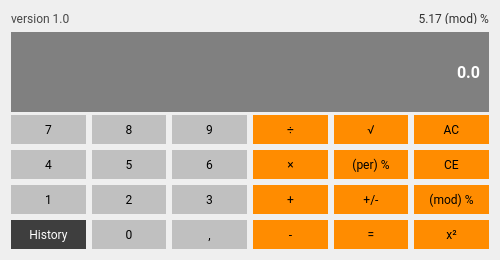
<?xml version="1.0" encoding="UTF-8"?>
<ui version="4.0">
 <class>MainWindow</class>
 <widget class="QMainWindow" name="MainWindow">
  <property name="geometry">
   <rect>
    <x>0</x>
    <y>0</y>
    <width>500</width>
    <height>260</height>
   </rect>
  </property>
  <property name="minimumSize">
   <size>
    <width>500</width>
    <height>260</height>
   </size>
  </property>
  <property name="maximumSize">
   <size>
    <width>750</width>
    <height>350</height>
   </size>
  </property>
  <property name="font">
   <font>
    <family>Roboto</family>
   </font>
  </property>
  <property name="windowTitle">
   <string>NULL</string>
  </property>
  <property name="windowIcon">
   <iconset resource="resources.qrc">
    <normaloff>:/new/images/icons/logo.ico</normaloff>:/new/images/icons/logo.ico</iconset>
  </property>
  <property name="styleSheet">
   <string notr="true"/>
  </property>
  <widget class="QWidget" name="centralWidget">
   <layout class="QGridLayout" name="gridLayout">
    <item row="6" column="5">
     <widget class="QPushButton" name="Modulo">
      <property name="sizePolicy">
       <sizepolicy hsizetype="Preferred" vsizetype="Preferred">
        <horstretch>0</horstretch>
        <verstretch>0</verstretch>
       </sizepolicy>
      </property>
      <property name="toolTip">
       <string>Modulos</string>
      </property>
      <property name="styleSheet">
       <string notr="true">QPushButton {
	background-color: #FF8C00;
	border: 0;
	padding: 7px 5px;
}

QPushButton::pressed {
	background-color: #FFA500;
}</string>
      </property>
      <property name="text">
       <string>(mod) %</string>
      </property>
      <property name="shortcut">
       <string>M</string>
      </property>
     </widget>
    </item>
    <item row="3" column="3">
     <widget class="QPushButton" name="Divide">
      <property name="sizePolicy">
       <sizepolicy hsizetype="Preferred" vsizetype="Preferred">
        <horstretch>0</horstretch>
        <verstretch>0</verstretch>
       </sizepolicy>
      </property>
      <property name="font">
       <font>
        <family>Roboto</family>
       </font>
      </property>
      <property name="toolTip">
       <string>Divide</string>
      </property>
      <property name="styleSheet">
       <string notr="true">QPushButton {
	background-color: #FF8C00;
	border: 0;
	padding: 7px 5px;
}

QPushButton::pressed {
	background-color: #FFA500;
}</string>
      </property>
      <property name="text">
       <string>÷</string>
      </property>
      <property name="shortcut">
       <string>/</string>
      </property>
     </widget>
    </item>
    <item row="7" column="0">
     <widget class="QPushButton" name="OpenHistory">
      <property name="sizePolicy">
       <sizepolicy hsizetype="Minimum" vsizetype="Preferred">
        <horstretch>0</horstretch>
        <verstretch>0</verstretch>
       </sizepolicy>
      </property>
      <property name="toolTip">
       <string>&lt;html&gt;&lt;head/&gt;&lt;body&gt;&lt;p&gt;Open history window&lt;/p&gt;&lt;/body&gt;&lt;/html&gt;</string>
      </property>
      <property name="styleSheet">
       <string notr="true">QPushButton {
	background-color: rgb(62, 62, 62);
	border: 0;
	padding: 7px 5px;
	color: white;
}

QPushButton::pressed {
	background-color: rgb(40, 40, 40);
}</string>
      </property>
      <property name="text">
       <string>History</string>
      </property>
      <property name="shortcut">
       <string>Ctrl+H</string>
      </property>
     </widget>
    </item>
    <item row="3" column="5">
     <widget class="QPushButton" name="AllClear">
      <property name="sizePolicy">
       <sizepolicy hsizetype="Preferred" vsizetype="Preferred">
        <horstretch>0</horstretch>
        <verstretch>0</verstretch>
       </sizepolicy>
      </property>
      <property name="font">
       <font>
        <family>Roboto</family>
       </font>
      </property>
      <property name="toolTip">
       <string>Clear All</string>
      </property>
      <property name="styleSheet">
       <string notr="true">QPushButton {
	background-color: #FF8C00;
	border: 0;
	padding: 7px 5px;
}

QPushButton::pressed {
	background-color: #FFA500;
}</string>
      </property>
      <property name="text">
       <string>AC</string>
      </property>
      <property name="shortcut">
       <string>Ctrl+Backspace</string>
      </property>
     </widget>
    </item>
    <item row="6" column="1">
     <widget class="QPushButton" name="Button2">
      <property name="sizePolicy">
       <sizepolicy hsizetype="Preferred" vsizetype="Preferred">
        <horstretch>0</horstretch>
        <verstretch>0</verstretch>
       </sizepolicy>
      </property>
      <property name="font">
       <font>
        <family>Roboto</family>
       </font>
      </property>
      <property name="styleSheet">
       <string notr="true">QPushButton {
	background-color: #C0C0C0;
	border: 0;
	padding: 7px 5px;
}

QPushButton::pressed {
	background-color: #A9A9A9;
}</string>
      </property>
      <property name="text">
       <string>2</string>
      </property>
      <property name="shortcut">
       <string>2</string>
      </property>
     </widget>
    </item>
    <item row="7" column="2">
     <widget class="QPushButton" name="Decimal">
      <property name="sizePolicy">
       <sizepolicy hsizetype="Preferred" vsizetype="Preferred">
        <horstretch>0</horstretch>
        <verstretch>0</verstretch>
       </sizepolicy>
      </property>
      <property name="font">
       <font>
        <family>Roboto</family>
       </font>
      </property>
      <property name="toolTip">
       <string>Decimal or Round</string>
      </property>
      <property name="styleSheet">
       <string notr="true">QPushButton {
	background-color: #C0C0C0;
	border: 0;
	padding: 7px 5px;
}

QPushButton::pressed {
	background-color: #A9A9A9;
}</string>
      </property>
      <property name="text">
       <string>,</string>
      </property>
      <property name="shortcut">
       <string>.</string>
      </property>
     </widget>
    </item>
    <item row="0" column="3" colspan="3">
     <widget class="QLabel" name="StatusLabel">
      <property name="enabled">
       <bool>true</bool>
      </property>
      <property name="sizePolicy">
       <sizepolicy hsizetype="Preferred" vsizetype="Preferred">
        <horstretch>0</horstretch>
        <verstretch>0</verstretch>
       </sizepolicy>
      </property>
      <property name="maximumSize">
       <size>
        <width>100000</width>
        <height>11</height>
       </size>
      </property>
      <property name="font">
       <font>
        <family>Roboto</family>
        <weight>50</weight>
        <bold>false</bold>
       </font>
      </property>
      <property name="styleSheet">
       <string notr="true">QLabel {
	color: rgb(49, 49, 49);
}</string>
      </property>
      <property name="text">
       <string>5.17 (mod) %</string>
      </property>
      <property name="textFormat">
       <enum>Qt::PlainText</enum>
      </property>
      <property name="alignment">
       <set>Qt::AlignRight|Qt::AlignTrailing|Qt::AlignVCenter</set>
      </property>
     </widget>
    </item>
    <item row="4" column="2">
     <widget class="QPushButton" name="Button6">
      <property name="sizePolicy">
       <sizepolicy hsizetype="Preferred" vsizetype="Preferred">
        <horstretch>0</horstretch>
        <verstretch>0</verstretch>
       </sizepolicy>
      </property>
      <property name="font">
       <font>
        <family>Roboto</family>
       </font>
      </property>
      <property name="styleSheet">
       <string notr="true">QPushButton {
	background-color: #C0C0C0;
	border: 0;
	padding: 7px 5px;
}

QPushButton::pressed {
	background-color: #A9A9A9;
}</string>
      </property>
      <property name="text">
       <string>6</string>
      </property>
      <property name="shortcut">
       <string>6</string>
      </property>
     </widget>
    </item>
    <item row="7" column="3">
     <widget class="QPushButton" name="Substract">
      <property name="sizePolicy">
       <sizepolicy hsizetype="Preferred" vsizetype="Preferred">
        <horstretch>0</horstretch>
        <verstretch>0</verstretch>
       </sizepolicy>
      </property>
      <property name="font">
       <font>
        <family>Roboto</family>
       </font>
      </property>
      <property name="toolTip">
       <string>Substract</string>
      </property>
      <property name="styleSheet">
       <string notr="true">QPushButton {
	background-color: #FF8C00;
	border: 0;
	padding: 7px 5px;
}

QPushButton::pressed {
	background-color: #FFA500;
}</string>
      </property>
      <property name="text">
       <string>-</string>
      </property>
      <property name="shortcut">
       <string>-</string>
      </property>
     </widget>
    </item>
    <item row="7" column="4">
     <widget class="QPushButton" name="Equals">
      <property name="sizePolicy">
       <sizepolicy hsizetype="Preferred" vsizetype="Preferred">
        <horstretch>0</horstretch>
        <verstretch>0</verstretch>
       </sizepolicy>
      </property>
      <property name="font">
       <font>
        <family>Roboto</family>
       </font>
      </property>
      <property name="toolTip">
       <string>Equals</string>
      </property>
      <property name="styleSheet">
       <string notr="true">QPushButton {
	background-color: #FF8C00;
	border: 0;
	padding: 7px 5px;
}

QPushButton::pressed {
	background-color: #FFA500;
}</string>
      </property>
      <property name="text">
       <string>=</string>
      </property>
      <property name="shortcut">
       <string>Enter</string>
      </property>
     </widget>
    </item>
    <item row="3" column="2">
     <widget class="QPushButton" name="Button9">
      <property name="sizePolicy">
       <sizepolicy hsizetype="Preferred" vsizetype="Preferred">
        <horstretch>0</horstretch>
        <verstretch>0</verstretch>
       </sizepolicy>
      </property>
      <property name="font">
       <font>
        <family>Roboto</family>
       </font>
      </property>
      <property name="styleSheet">
       <string notr="true">QPushButton {
	background-color: #C0C0C0;
	border: 0;
	padding: 7px 5px;
}

QPushButton::pressed {
	background-color: #A9A9A9;
}</string>
      </property>
      <property name="text">
       <string>9</string>
      </property>
      <property name="shortcut">
       <string>9</string>
      </property>
     </widget>
    </item>
    <item row="6" column="4">
     <widget class="QPushButton" name="ChangeSign">
      <property name="sizePolicy">
       <sizepolicy hsizetype="Preferred" vsizetype="Preferred">
        <horstretch>0</horstretch>
        <verstretch>0</verstretch>
       </sizepolicy>
      </property>
      <property name="font">
       <font>
        <family>Roboto</family>
       </font>
      </property>
      <property name="toolTip">
       <string>Change Sign</string>
      </property>
      <property name="styleSheet">
       <string notr="true">QPushButton {
	background-color: #FF8C00;
	border: 0;
	padding: 7px 5px;
}

QPushButton::pressed {
	background-color: #FFA500;
}</string>
      </property>
      <property name="text">
       <string>+/-</string>
      </property>
      <property name="shortcut">
       <string>F9</string>
      </property>
     </widget>
    </item>
    <item row="3" column="1">
     <widget class="QPushButton" name="Button8">
      <property name="sizePolicy">
       <sizepolicy hsizetype="Preferred" vsizetype="Preferred">
        <horstretch>0</horstretch>
        <verstretch>0</verstretch>
       </sizepolicy>
      </property>
      <property name="font">
       <font>
        <family>Roboto</family>
       </font>
      </property>
      <property name="styleSheet">
       <string notr="true">QPushButton {
	background-color: #C0C0C0;
	border: 0;
	padding: 7px 5px;
}

QPushButton::pressed {
	background-color: #A9A9A9;
}</string>
      </property>
      <property name="text">
       <string>8</string>
      </property>
      <property name="shortcut">
       <string>8</string>
      </property>
     </widget>
    </item>
    <item row="6" column="2">
     <widget class="QPushButton" name="Button3">
      <property name="sizePolicy">
       <sizepolicy hsizetype="Preferred" vsizetype="Preferred">
        <horstretch>0</horstretch>
        <verstretch>0</verstretch>
       </sizepolicy>
      </property>
      <property name="font">
       <font>
        <family>Roboto</family>
       </font>
      </property>
      <property name="styleSheet">
       <string notr="true">QPushButton {
	background-color: #C0C0C0;
	border: 0;
	padding: 7px 5px;
}

QPushButton::pressed {
	background-color: #A9A9A9;
}</string>
      </property>
      <property name="text">
       <string>3</string>
      </property>
      <property name="shortcut">
       <string>3</string>
      </property>
     </widget>
    </item>
    <item row="3" column="4">
     <widget class="QPushButton" name="SquareRoot">
      <property name="sizePolicy">
       <sizepolicy hsizetype="Preferred" vsizetype="Preferred">
        <horstretch>0</horstretch>
        <verstretch>0</verstretch>
       </sizepolicy>
      </property>
      <property name="font">
       <font>
        <family>Roboto</family>
       </font>
      </property>
      <property name="toolTip">
       <string>Square Root</string>
      </property>
      <property name="styleSheet">
       <string notr="true">QPushButton {
	background-color: #FF8C00;
	border: 0;
	padding: 7px 5px;
}

QPushButton::pressed {
	background-color: #FFA500;
}</string>
      </property>
      <property name="text">
       <string>√</string>
      </property>
      <property name="shortcut">
       <string>@</string>
      </property>
     </widget>
    </item>
    <item row="4" column="3">
     <widget class="QPushButton" name="Multiply">
      <property name="sizePolicy">
       <sizepolicy hsizetype="Preferred" vsizetype="Preferred">
        <horstretch>0</horstretch>
        <verstretch>0</verstretch>
       </sizepolicy>
      </property>
      <property name="font">
       <font>
        <family>Roboto</family>
       </font>
      </property>
      <property name="toolTip">
       <string>Multiply</string>
      </property>
      <property name="styleSheet">
       <string notr="true">QPushButton {
	background-color: #FF8C00;
	border: 0;
	padding: 7px 5px;
}

QPushButton::pressed {
	background-color: #FFA500;
}</string>
      </property>
      <property name="text">
       <string>×</string>
      </property>
      <property name="shortcut">
       <string>*</string>
      </property>
     </widget>
    </item>
    <item row="4" column="5">
     <widget class="QPushButton" name="ClearEntry">
      <property name="sizePolicy">
       <sizepolicy hsizetype="Preferred" vsizetype="Preferred">
        <horstretch>0</horstretch>
        <verstretch>0</verstretch>
       </sizepolicy>
      </property>
      <property name="toolTip">
       <string>Clear Entry</string>
      </property>
      <property name="styleSheet">
       <string notr="true">QPushButton {
	background-color: #FF8C00;
	border: 0;
	padding: 7px 5px;
}

QPushButton::pressed {
	background-color: #FFA500;
}</string>
      </property>
      <property name="text">
       <string>CE</string>
      </property>
      <property name="shortcut">
       <string>Backspace</string>
      </property>
     </widget>
    </item>
    <item row="3" column="0">
     <widget class="QPushButton" name="Button7">
      <property name="sizePolicy">
       <sizepolicy hsizetype="Preferred" vsizetype="Preferred">
        <horstretch>0</horstretch>
        <verstretch>0</verstretch>
       </sizepolicy>
      </property>
      <property name="font">
       <font>
        <family>Roboto</family>
       </font>
      </property>
      <property name="styleSheet">
       <string notr="true">QPushButton {
	background-color: #C0C0C0;
	border: 0;
	padding: 7px 5px;
}

QPushButton::pressed {
	background-color: #A9A9A9;
}</string>
      </property>
      <property name="text">
       <string>7</string>
      </property>
      <property name="shortcut">
       <string>7</string>
      </property>
     </widget>
    </item>
    <item row="7" column="5">
     <widget class="QPushButton" name="PowerOf">
      <property name="sizePolicy">
       <sizepolicy hsizetype="Preferred" vsizetype="Preferred">
        <horstretch>0</horstretch>
        <verstretch>0</verstretch>
       </sizepolicy>
      </property>
      <property name="toolTip">
       <string>Exponentiation</string>
      </property>
      <property name="styleSheet">
       <string notr="true">QPushButton {
	background-color: #FF8C00;
	border: 0;
	padding: 7px 5px;
}

QPushButton::pressed {
	background-color: #FFA500;
}</string>
      </property>
      <property name="text">
       <string>x²</string>
      </property>
      <property name="shortcut">
       <string>^</string>
      </property>
     </widget>
    </item>
    <item row="6" column="0">
     <widget class="QPushButton" name="Button1">
      <property name="sizePolicy">
       <sizepolicy hsizetype="Preferred" vsizetype="Preferred">
        <horstretch>0</horstretch>
        <verstretch>0</verstretch>
       </sizepolicy>
      </property>
      <property name="font">
       <font>
        <family>Roboto</family>
       </font>
      </property>
      <property name="styleSheet">
       <string notr="true">QPushButton {
	background-color: #C0C0C0;
	border: 0;
	padding: 7px 5px;
}

QPushButton::pressed {
	background-color: #A9A9A9;
}</string>
      </property>
      <property name="text">
       <string>1</string>
      </property>
      <property name="shortcut">
       <string>1</string>
      </property>
     </widget>
    </item>
    <item row="4" column="0">
     <widget class="QPushButton" name="Button4">
      <property name="sizePolicy">
       <sizepolicy hsizetype="Preferred" vsizetype="Preferred">
        <horstretch>0</horstretch>
        <verstretch>0</verstretch>
       </sizepolicy>
      </property>
      <property name="font">
       <font>
        <family>Roboto</family>
       </font>
      </property>
      <property name="styleSheet">
       <string notr="true">QPushButton {
	background-color: #C0C0C0;
	border: 0;
	padding: 7px 5px;
}

QPushButton::pressed {
	background-color: #A9A9A9;
}</string>
      </property>
      <property name="text">
       <string>4</string>
      </property>
      <property name="shortcut">
       <string>4</string>
      </property>
     </widget>
    </item>
    <item row="4" column="4">
     <widget class="QPushButton" name="Percentage">
      <property name="sizePolicy">
       <sizepolicy hsizetype="Preferred" vsizetype="Preferred">
        <horstretch>0</horstretch>
        <verstretch>0</verstretch>
       </sizepolicy>
      </property>
      <property name="font">
       <font>
        <family>Roboto</family>
       </font>
      </property>
      <property name="toolTip">
       <string>Percentage</string>
      </property>
      <property name="styleSheet">
       <string notr="true">QPushButton {
	background-color: #FF8C00;
	border: 0;
	padding: 7px 5px;
}

QPushButton::pressed {
	background-color: #FFA500;
}</string>
      </property>
      <property name="text">
       <string>(per) %</string>
      </property>
      <property name="shortcut">
       <string>P</string>
      </property>
     </widget>
    </item>
    <item row="4" column="1">
     <widget class="QPushButton" name="Button5">
      <property name="sizePolicy">
       <sizepolicy hsizetype="Preferred" vsizetype="Preferred">
        <horstretch>0</horstretch>
        <verstretch>0</verstretch>
       </sizepolicy>
      </property>
      <property name="font">
       <font>
        <family>Roboto</family>
       </font>
      </property>
      <property name="styleSheet">
       <string notr="true">QPushButton {
	background-color: #C0C0C0;
	border: 0;
	padding: 7px 5px;
}

QPushButton::pressed {
	background-color: #A9A9A9;
}</string>
      </property>
      <property name="text">
       <string>5</string>
      </property>
      <property name="shortcut">
       <string>5</string>
      </property>
     </widget>
    </item>
    <item row="7" column="1">
     <widget class="QPushButton" name="Button0">
      <property name="sizePolicy">
       <sizepolicy hsizetype="Preferred" vsizetype="Preferred">
        <horstretch>0</horstretch>
        <verstretch>0</verstretch>
       </sizepolicy>
      </property>
      <property name="font">
       <font>
        <family>Roboto</family>
       </font>
      </property>
      <property name="styleSheet">
       <string notr="true">QPushButton {
	background-color: #C0C0C0;
	border: 0;
	padding: 7px 5px;
}

QPushButton::pressed {
	background-color: #A9A9A9;
}</string>
      </property>
      <property name="text">
       <string>0</string>
      </property>
      <property name="shortcut">
       <string>0</string>
      </property>
     </widget>
    </item>
    <item row="2" column="0" colspan="6">
     <widget class="QLineEdit" name="Display">
      <property name="sizePolicy">
       <sizepolicy hsizetype="Expanding" vsizetype="Expanding">
        <horstretch>0</horstretch>
        <verstretch>0</verstretch>
       </sizepolicy>
      </property>
      <property name="minimumSize">
       <size>
        <width>0</width>
        <height>80</height>
       </size>
      </property>
      <property name="maximumSize">
       <size>
        <width>16777215</width>
        <height>100</height>
       </size>
      </property>
      <property name="palette">
       <palette>
        <active>
         <colorrole role="WindowText">
          <brush brushstyle="SolidPattern">
           <color alpha="255">
            <red>255</red>
            <green>255</green>
            <blue>255</blue>
           </color>
          </brush>
         </colorrole>
         <colorrole role="Button">
          <brush brushstyle="SolidPattern">
           <color alpha="255">
            <red>128</red>
            <green>128</green>
            <blue>128</blue>
           </color>
          </brush>
         </colorrole>
         <colorrole role="Text">
          <brush brushstyle="SolidPattern">
           <color alpha="255">
            <red>255</red>
            <green>255</green>
            <blue>255</blue>
           </color>
          </brush>
         </colorrole>
         <colorrole role="ButtonText">
          <brush brushstyle="SolidPattern">
           <color alpha="255">
            <red>255</red>
            <green>255</green>
            <blue>255</blue>
           </color>
          </brush>
         </colorrole>
         <colorrole role="Base">
          <brush brushstyle="SolidPattern">
           <color alpha="255">
            <red>128</red>
            <green>128</green>
            <blue>128</blue>
           </color>
          </brush>
         </colorrole>
         <colorrole role="Window">
          <brush brushstyle="SolidPattern">
           <color alpha="255">
            <red>128</red>
            <green>128</green>
            <blue>128</blue>
           </color>
          </brush>
         </colorrole>
         <colorrole role="PlaceholderText">
          <brush brushstyle="NoBrush">
           <color alpha="128">
            <red>255</red>
            <green>255</green>
            <blue>255</blue>
           </color>
          </brush>
         </colorrole>
        </active>
        <inactive>
         <colorrole role="WindowText">
          <brush brushstyle="SolidPattern">
           <color alpha="255">
            <red>255</red>
            <green>255</green>
            <blue>255</blue>
           </color>
          </brush>
         </colorrole>
         <colorrole role="Button">
          <brush brushstyle="SolidPattern">
           <color alpha="255">
            <red>128</red>
            <green>128</green>
            <blue>128</blue>
           </color>
          </brush>
         </colorrole>
         <colorrole role="Text">
          <brush brushstyle="SolidPattern">
           <color alpha="255">
            <red>255</red>
            <green>255</green>
            <blue>255</blue>
           </color>
          </brush>
         </colorrole>
         <colorrole role="ButtonText">
          <brush brushstyle="SolidPattern">
           <color alpha="255">
            <red>255</red>
            <green>255</green>
            <blue>255</blue>
           </color>
          </brush>
         </colorrole>
         <colorrole role="Base">
          <brush brushstyle="SolidPattern">
           <color alpha="255">
            <red>128</red>
            <green>128</green>
            <blue>128</blue>
           </color>
          </brush>
         </colorrole>
         <colorrole role="Window">
          <brush brushstyle="SolidPattern">
           <color alpha="255">
            <red>128</red>
            <green>128</green>
            <blue>128</blue>
           </color>
          </brush>
         </colorrole>
         <colorrole role="PlaceholderText">
          <brush brushstyle="NoBrush">
           <color alpha="128">
            <red>255</red>
            <green>255</green>
            <blue>255</blue>
           </color>
          </brush>
         </colorrole>
        </inactive>
        <disabled>
         <colorrole role="WindowText">
          <brush brushstyle="SolidPattern">
           <color alpha="255">
            <red>255</red>
            <green>255</green>
            <blue>255</blue>
           </color>
          </brush>
         </colorrole>
         <colorrole role="Button">
          <brush brushstyle="SolidPattern">
           <color alpha="255">
            <red>128</red>
            <green>128</green>
            <blue>128</blue>
           </color>
          </brush>
         </colorrole>
         <colorrole role="Text">
          <brush brushstyle="SolidPattern">
           <color alpha="255">
            <red>255</red>
            <green>255</green>
            <blue>255</blue>
           </color>
          </brush>
         </colorrole>
         <colorrole role="ButtonText">
          <brush brushstyle="SolidPattern">
           <color alpha="255">
            <red>255</red>
            <green>255</green>
            <blue>255</blue>
           </color>
          </brush>
         </colorrole>
         <colorrole role="Base">
          <brush brushstyle="SolidPattern">
           <color alpha="255">
            <red>128</red>
            <green>128</green>
            <blue>128</blue>
           </color>
          </brush>
         </colorrole>
         <colorrole role="Window">
          <brush brushstyle="SolidPattern">
           <color alpha="255">
            <red>128</red>
            <green>128</green>
            <blue>128</blue>
           </color>
          </brush>
         </colorrole>
         <colorrole role="PlaceholderText">
          <brush brushstyle="NoBrush">
           <color alpha="128">
            <red>255</red>
            <green>255</green>
            <blue>255</blue>
           </color>
          </brush>
         </colorrole>
        </disabled>
       </palette>
      </property>
      <property name="font">
       <font>
        <family>Roboto</family>
        <pointsize>12</pointsize>
        <weight>75</weight>
        <italic>false</italic>
        <bold>true</bold>
       </font>
      </property>
      <property name="contextMenuPolicy">
       <enum>Qt::CustomContextMenu</enum>
      </property>
      <property name="acceptDrops">
       <bool>false</bool>
      </property>
      <property name="styleSheet">
       <string notr="true">QLineEdit {
	background-color: gray;
	border: 0;
	color: white;
	padding: 5px;
}</string>
      </property>
      <property name="text">
       <string>0.0</string>
      </property>
      <property name="maxLength">
       <number>26</number>
      </property>
      <property name="alignment">
       <set>Qt::AlignRight|Qt::AlignTrailing|Qt::AlignVCenter</set>
      </property>
      <property name="readOnly">
       <bool>true</bool>
      </property>
      <property name="clearButtonEnabled">
       <bool>false</bool>
      </property>
     </widget>
    </item>
    <item row="6" column="3">
     <widget class="QPushButton" name="Add">
      <property name="sizePolicy">
       <sizepolicy hsizetype="Preferred" vsizetype="Preferred">
        <horstretch>0</horstretch>
        <verstretch>0</verstretch>
       </sizepolicy>
      </property>
      <property name="toolTip">
       <string>Add</string>
      </property>
      <property name="styleSheet">
       <string notr="true">QPushButton {
	background-color: #FF8C00;
	border: 0;
	padding: 7px 5px;
}

QPushButton::pressed {
	background-color: #FFA500;
}</string>
      </property>
      <property name="text">
       <string>+</string>
      </property>
      <property name="shortcut">
       <string>+</string>
      </property>
     </widget>
    </item>
    <item row="0" column="0">
     <widget class="QPushButton" name="VersionLabel">
      <property name="font">
       <font>
        <family>Roboto</family>
       </font>
      </property>
      <property name="cursor">
       <cursorShape>WhatsThisCursor</cursorShape>
      </property>
      <property name="toolTip">
       <string>Learn About NULL</string>
      </property>
      <property name="styleSheet">
       <string notr="true">QPushButton {
	color: rgb(70, 70, 70);
	border: 0;
	background-color: 0;
	text-align: left;
}</string>
      </property>
      <property name="text">
       <string>version 1.0</string>
      </property>
     </widget>
    </item>
   </layout>
  </widget>
 </widget>
 <layoutdefault spacing="6" margin="11"/>
 <resources>
  <include location="resources.qrc"/>
 </resources>
 <connections/>
</ui>
